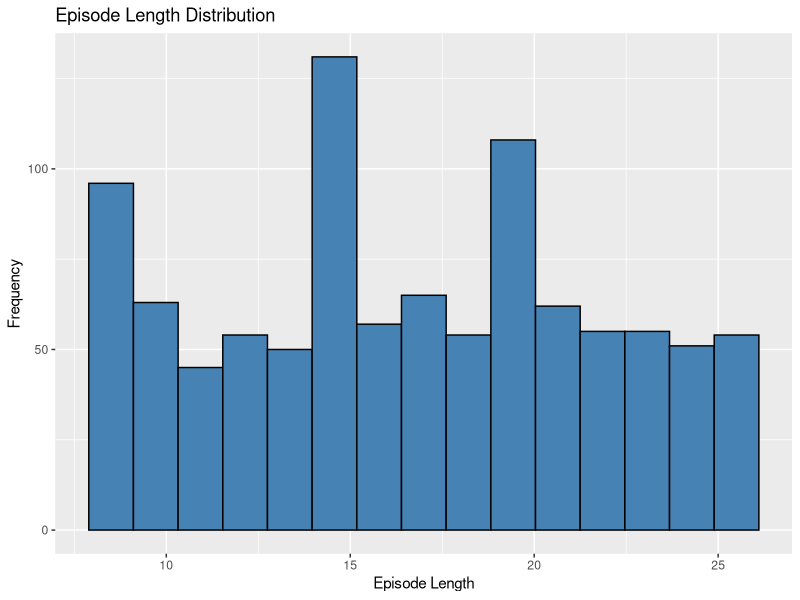
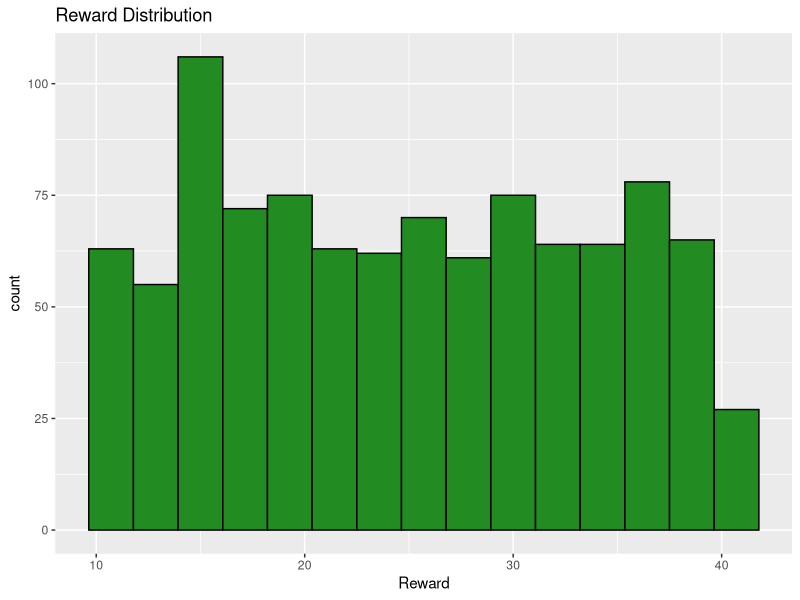
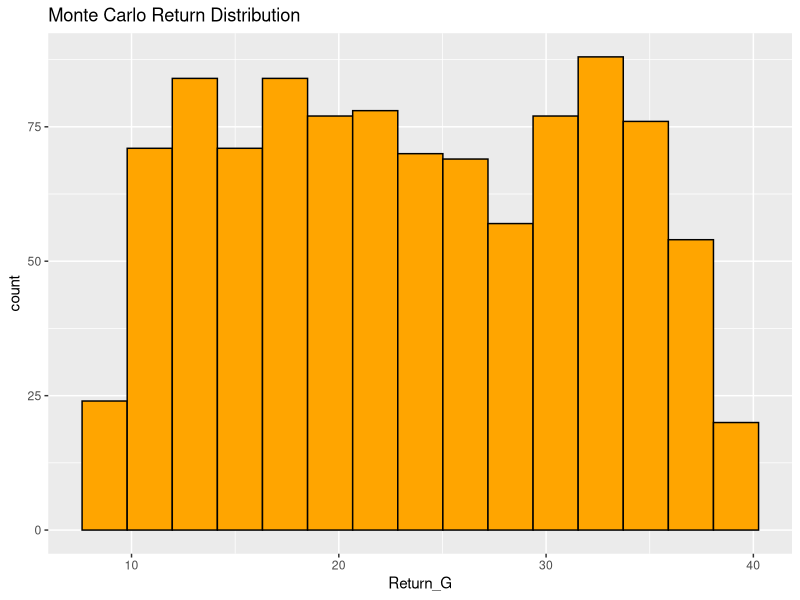
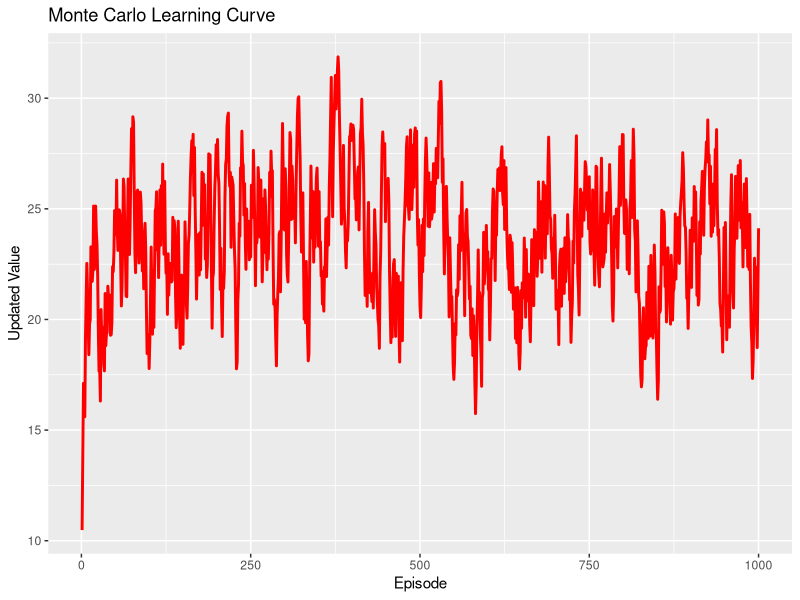
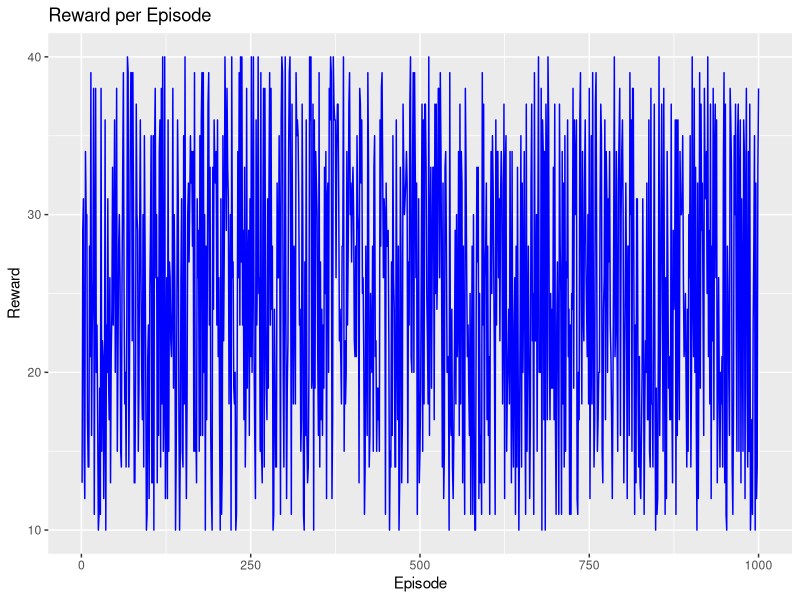
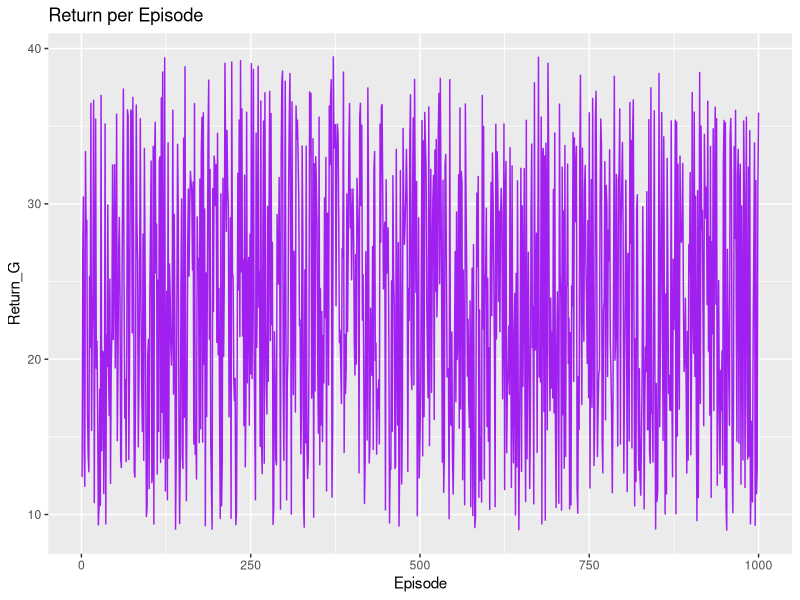
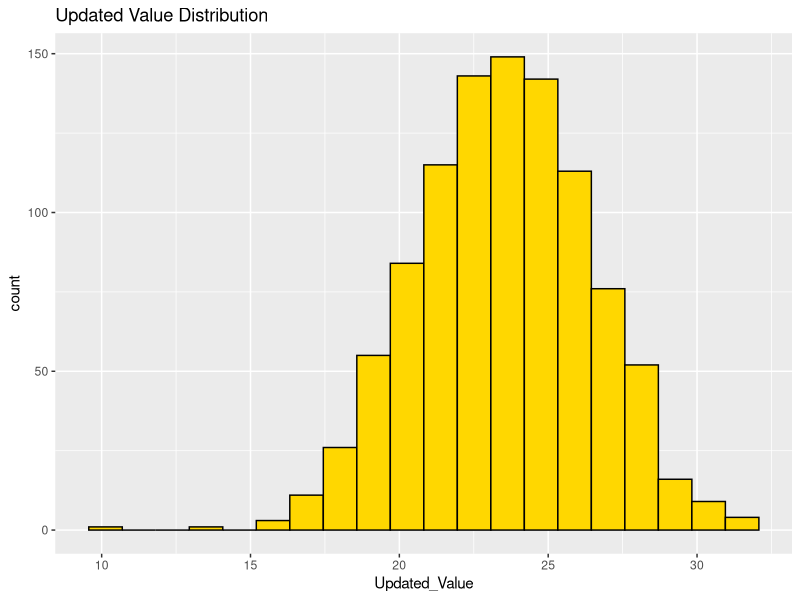
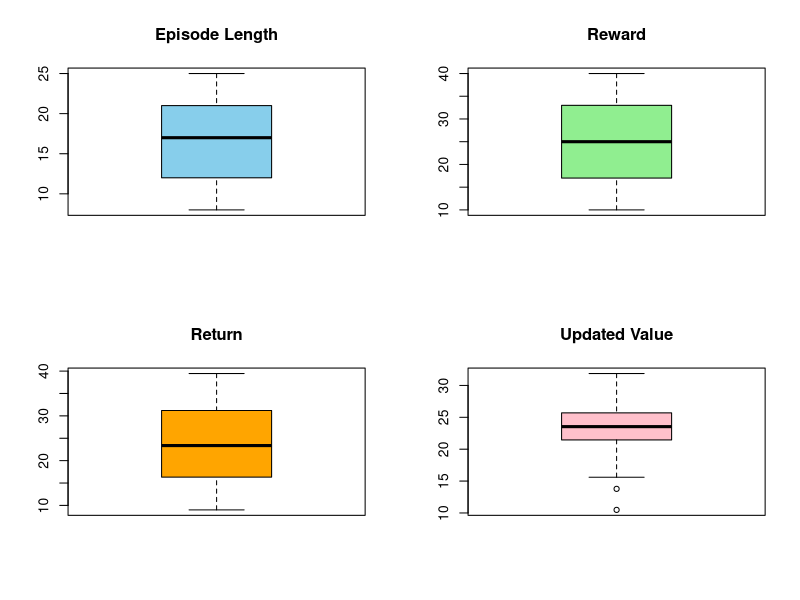

Here is the R script that generated these plots, in order:
set.seed(42)

n_episodes <- 1000
alpha <- 0.20
old_value <- 10

mc_data <- data.frame(
  Episode = integer(),
  Episode_Length = integer(),
  Total_Reward = numeric(),
  Discount_Factor = numeric(),
  Return_G = numeric(),
  Old_Value = numeric(),
  Updated_Value = numeric()
)

for(ep in 1:n_episodes){

  episode_length <- sample(8:25, 1)
  total_reward <- sample(10:40, 1)
  gamma <- round(runif(1, 0.90, 0.99), 2)
  return_g <- round(total_reward * gamma, 2)

  updated_value <- round(old_value + alpha * (return_g - old_value), 2)

  mc_data <- rbind(mc_data, data.frame(
    Episode = ep,
    Episode_Length = episode_length,
    Total_Reward = total_reward,
    Discount_Factor = gamma,
    Return_G = return_g,
    Old_Value = round(old_value,2),
    Updated_Value = updated_value
  ))

  old_value <- updated_value
}

head(mc_data)
tail(mc_data)
summary(mc_data)

write.csv(
  mc_data,
  "MonteCarlo_MC_1000_Dataset.csv",
  row.names = FALSE
)

cat("Dataset generated successfully!\n")
cat("Rows:", nrow(mc_data), "\n")
cat("Columns:", ncol(mc_data), "\n")

rm(list = ls())

library(ggplot2)

set.seed(123)

n <- 1000

Episode <- 1:n
Episode_Length <- sample(8:25, n, replace = TRUE)
Reward <- sample(10:40, n, replace = TRUE)
Gamma <- runif(n, 0.90, 0.99)
Return_G <- round(Reward * Gamma, 2)

alpha <- 0.20

Old_Value <- numeric(n)
Updated_Value <- numeric(n)

Old_Value[1] <- 10

for(i in 1:n){

  if(i > 1){
    Old_Value[i] <- Updated_Value[i-1]
  }

  Updated_Value[i] <- Old_Value[i] +
    alpha * (Return_G[i] - Old_Value[i])

}

mc_data <- data.frame(
  Episode,
  Episode_Length,
  Reward,
  Gamma,
  Return_G,
  Old_Value,
  Updated_Value
)

cat("\n=============================\n")
cat("First 10 Records\n")
cat("=============================\n")

head(mc_data,10)

cat("\n=============================\n")
cat("Summary Statistics\n")
cat("=============================\n")

summary(mc_data)

cat("\n=============================\n")
cat("Dataset Structure\n")
cat("=============================\n")

str(mc_data)

cat("\n=============================\n")
cat("Correlation Matrix\n")
cat("=============================\n")

cor(mc_data[,2:7])

ggplot(mc_data,
       aes(Episode_Length)) +
  geom_histogram(
    fill = "steelblue",
    color = "black",
    bins = 15
  ) +
  labs(
    title = "Episode Length Distribution",
    x = "Episode Length",
    y = "Frequency"
  )

ggplot(mc_data,
       aes(Reward)) +
  geom_histogram(
    fill = "forestgreen",
    color = "black",
    bins = 15
  ) +
  labs(title = "Reward Distribution")

ggplot(mc_data,
       aes(Return_G)) +
  geom_histogram(
    fill = "orange",
    color = "black",
    bins = 15
  ) +
  labs(title = "Monte Carlo Return Distribution")

ggplot(mc_data,
       aes(Episode,
           Updated_Value)) +
  geom_line(
    color = "red",
    linewidth = 1
  ) +
  labs(
    title = "Monte Carlo Learning Curve",
    x = "Episode",
    y = "Updated Value"
  )

ggplot(mc_data,
       aes(Episode,
           Reward)) +
  geom_line(color = "blue") +
  labs(title = "Reward per Episode")

ggplot(mc_data,
       aes(Episode,
           Return_G)) +
  geom_line(color = "purple") +
  labs(title = "Return per Episode")

ggplot(mc_data,
       aes(Updated_Value)) +
  geom_histogram(
    fill = "gold",
    color = "black",
    bins = 20
  ) +
  labs(title = "Updated Value Distribution")

par(mfrow = c(2,2))

boxplot(
  mc_data$Episode_Length,
  col = "skyblue",
  main = "Episode Length"
)

boxplot(
  mc_data$Reward,
  col = "lightgreen",
  main = "Reward"
)

boxplot(
  mc_data$Return_G,
  col = "orange",
  main = "Return"
)

boxplot(
  mc_data$Updated_Value,
  col = "pink",
  main = "Updated Value"
)

par(mfrow = c(1,1))

ggplot(mc_data,
       aes(Reward,
           Updated_Value)) +
  geom_point(
    color = "darkred",
    alpha = 0.6
  ) +
  geom_smooth(
    method = "lm",
    color = "black"
  ) +
  labs(title = "Reward vs Updated Value")

pairs(
  mc_data[,2:7],
  col = "blue",
  pch = 19
)

write.csv(
  mc_data,
  "MonteCarlo_1000_Dataset.csv",
  row.names = FALSE
)

cat("\n=====================================\n")
cat("Monte Carlo Simulation Completed\n")
cat("=====================================\n")

cat("Total Episodes :", nrow(mc_data), "\n")
cat("Total Variables:", ncol(mc_data), "\n")

cat("\nDataset saved as:\n")
cat("MonteCarlo_1000_Dataset.csv\n")
